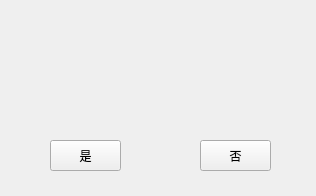
<?xml version="1.0" encoding="UTF-8"?>
<ui version="4.0">
 <class>MyMessageBox</class>
 <widget class="QWidget" name="MyMessageBox">
  <property name="geometry">
   <rect>
    <x>0</x>
    <y>0</y>
    <width>316</width>
    <height>196</height>
   </rect>
  </property>
  <property name="windowTitle">
   <string>Form</string>
  </property>
  <property name="styleSheet">
   <string notr="true">msg{font: 16pt &quot;Microsoft YaHei UI&quot;;}</string>
  </property>
  <widget class="QPushButton" name="yes">
   <property name="geometry">
    <rect>
     <x>50</x>
     <y>140</y>
     <width>71</width>
     <height>31</height>
    </rect>
   </property>
   <property name="text">
    <string>是</string>
   </property>
  </widget>
  <widget class="QPushButton" name="no">
   <property name="geometry">
    <rect>
     <x>200</x>
     <y>140</y>
     <width>71</width>
     <height>31</height>
    </rect>
   </property>
   <property name="text">
    <string>否</string>
   </property>
  </widget>
  <widget class="QLabel" name="type">
   <property name="geometry">
    <rect>
     <x>30</x>
     <y>30</y>
     <width>71</width>
     <height>71</height>
    </rect>
   </property>
   <property name="text">
    <string/>
   </property>
  </widget>
  <widget class="QLabel" name="msg">
   <property name="geometry">
    <rect>
     <x>150</x>
     <y>30</y>
     <width>151</width>
     <height>71</height>
    </rect>
   </property>
   <property name="text">
    <string/>
   </property>
  </widget>
 </widget>
 <resources/>
 <connections/>
</ui>
